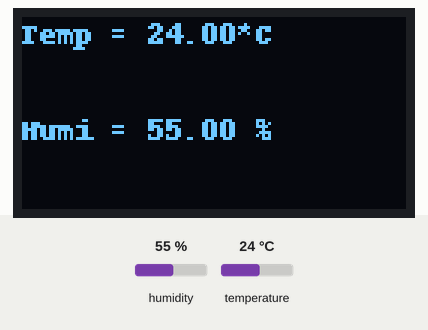
Simulated run of this program. Board: Raspberry Pi (BCM pin numbers). Parts: 128×64 one-colour display. The test bench sets the inputs (shaded band); at power-on: humidity 55 %, temperature 24 °C.

Above: at 1.2 s.
1.3 s: humidity set to 22 %
At 4.1 s:
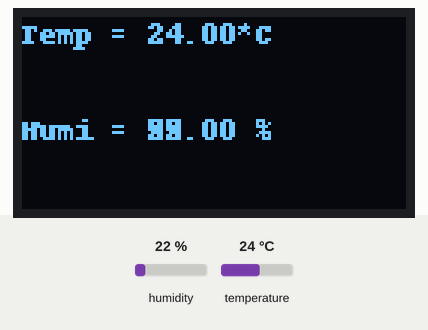
4.7 s: temperature set to 12 °C
At 6.5 s:
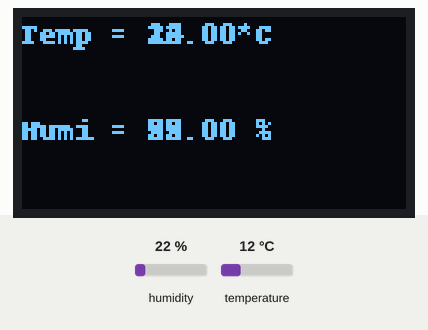
8.1 s: humidity set to 40 %
11.5 s: temperature set to 19 °C
Timing chart, 0 to 14.5 s (numbered marks = the images above; inputs shaded):
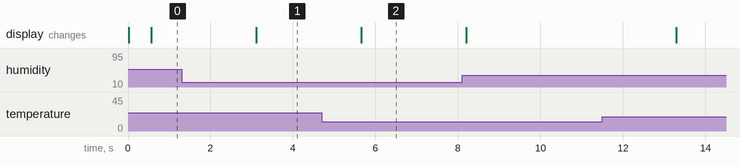

Measured:
- after the input at 1.3 s, the display: changes after 1.8 s (image 1)
- after the input at 4.7 s, the display: changes after 0.95 s (image 2)

The program:

Oled_Dht11.py
```python
import Adafruit_DHT
import Adafruit_GPIO.SPI as SPI
import Adafruit_SSD1306
import time
from PIL import Image
from PIL import ImageDraw
from PIL import ImageFont


sensor = Adafruit_DHT.DHT11

disp = Adafruit_SSD1306.SSD1306_128_64(rst=24, dc=23, spi=SPI.SpiDev(0, 0, max_speed_hz=8000000))

disp.begin()
disp.clear()
disp.display()

image = Image.new('1', (disp.width, disp.height))

draw = ImageDraw.Draw(image)
font = ImageFont.load_default()

pin = 4


# Note that sometimes you won't get a reading and
# the results will be null (because Linux can't
# guarantee the timing of calls to read the sensor).
# If this happens try again!
while True:
    # 온도, 압력, 고도 값을 읽어서 변수에 저장

    humidity, temperature = Adafruit_DHT.read_retry(sensor, pin)
    # OLED에 화면 표시 내용
    draw.text((0,0),   'Temp = {0:0.2f}*C'.format(temperature), font=font, fill=255)
    draw.text((0,32), 'Humi = {0:0.2f} %'.format(humidity),font=font, fill=255)

    # 화면 표시
    disp.image(image)
    disp.display()
    # 딜레이 시간 2초
    time.sleep(2)
```
